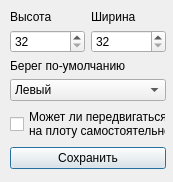
<?xml version="1.0" encoding="UTF-8"?>
<ui version="4.0">
 <class>SpriteDialog</class>
 <widget class="QDialog" name="SpriteDialog">
  <property name="geometry">
   <rect>
    <x>0</x>
    <y>0</y>
    <width>173</width>
    <height>182</height>
   </rect>
  </property>
  <property name="windowTitle">
   <string>Dialog</string>
  </property>
  <widget class="QWidget" name="">
   <property name="geometry">
    <rect>
     <x>10</x>
     <y>10</y>
     <width>156</width>
     <height>159</height>
    </rect>
   </property>
   <layout class="QVBoxLayout" name="verticalLayout_5">
    <item>
     <layout class="QVBoxLayout" name="verticalLayout_4">
      <item>
       <layout class="QHBoxLayout" name="horizontalLayout">
        <item>
         <layout class="QVBoxLayout" name="verticalLayout">
          <item>
           <widget class="QLabel" name="label">
            <property name="text">
             <string>Высота</string>
            </property>
           </widget>
          </item>
          <item>
           <widget class="QSpinBox" name="height">
            <property name="minimum">
             <number>32</number>
            </property>
            <property name="maximum">
             <number>256</number>
            </property>
           </widget>
          </item>
         </layout>
        </item>
        <item>
         <layout class="QVBoxLayout" name="verticalLayout_2">
          <item>
           <widget class="QLabel" name="label_2">
            <property name="text">
             <string>Ширина</string>
            </property>
           </widget>
          </item>
          <item>
           <widget class="QSpinBox" name="width">
            <property name="minimum">
             <number>32</number>
            </property>
            <property name="maximum">
             <number>256</number>
            </property>
            <property name="value">
             <number>32</number>
            </property>
           </widget>
          </item>
         </layout>
        </item>
       </layout>
      </item>
      <item>
       <layout class="QVBoxLayout" name="verticalLayout_3">
        <item>
         <widget class="QLabel" name="label_4">
          <property name="text">
           <string>Берег по-умолчанию</string>
          </property>
         </widget>
        </item>
        <item>
         <widget class="QComboBox" name="side">
          <item>
           <property name="text">
            <string>Левый</string>
           </property>
          </item>
          <item>
           <property name="text">
            <string>Правый</string>
           </property>
          </item>
         </widget>
        </item>
       </layout>
      </item>
      <item>
       <widget class="QCheckBox" name="isMovable">
        <property name="text">
         <string>Может ли передвигаться 
на плоту самостоятельно</string>
        </property>
       </widget>
      </item>
     </layout>
    </item>
    <item>
     <widget class="QPushButton" name="pushButton">
      <property name="text">
       <string>Сохранить</string>
      </property>
     </widget>
    </item>
   </layout>
  </widget>
 </widget>
 <resources/>
 <connections/>
</ui>
